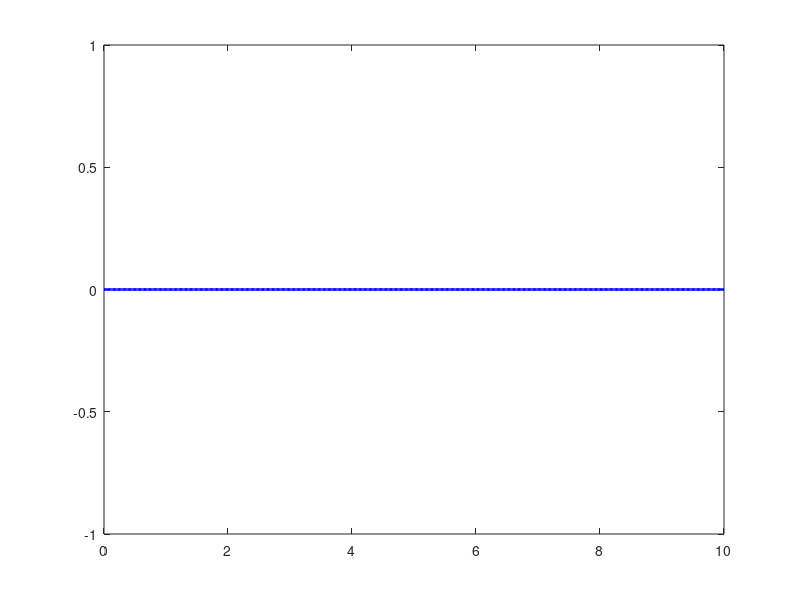

Write the MATLAB code that produced this figure. (Note: this script raises an error after producing the figure.)
% MATLAB script to plot g(E) vs E with a spike at Eg

% Define the band gap energy Eg
Eg = 4; % Set Eg to any value you need

% Create energy axis (E) and corresponding g(E)
E = linspace(0, 10, 500); % Energy values ranging from 0 to 10
g = zeros(size(E));       % Initialize g(E) as zeros

% Create a spike at Eg (a sharp peak in g(E))
g(E == Eg) = 1; % Create a peak at E = Eg

% Create the plot
figure;
plot(E, g, 'b', 'LineWidth', 2); % Plot g(E) vs E

% Mark Eg on the x-axis with a vertical line
xline(Eg, 'k', 'LineWidth', 1.5);  % Vertical line at Eg

% Set axis limits for clarity
xlim([0 10]);
ylim([0 1.2]);

% Label the axes
xlabel('Energy (E)', 'FontSize', 12);
ylabel('Density of States g(E)', 'FontSize', 12);

% Mark Eg on the x-axis
text(Eg, -0.1, 'E_g', 'FontSize', 12, 'HorizontalAlignment', 'center');

% Add grid and title
grid on;
title('g(E) vs E with Band Gap Energy', 'FontSize', 14);

% Display the plot
hold off;
